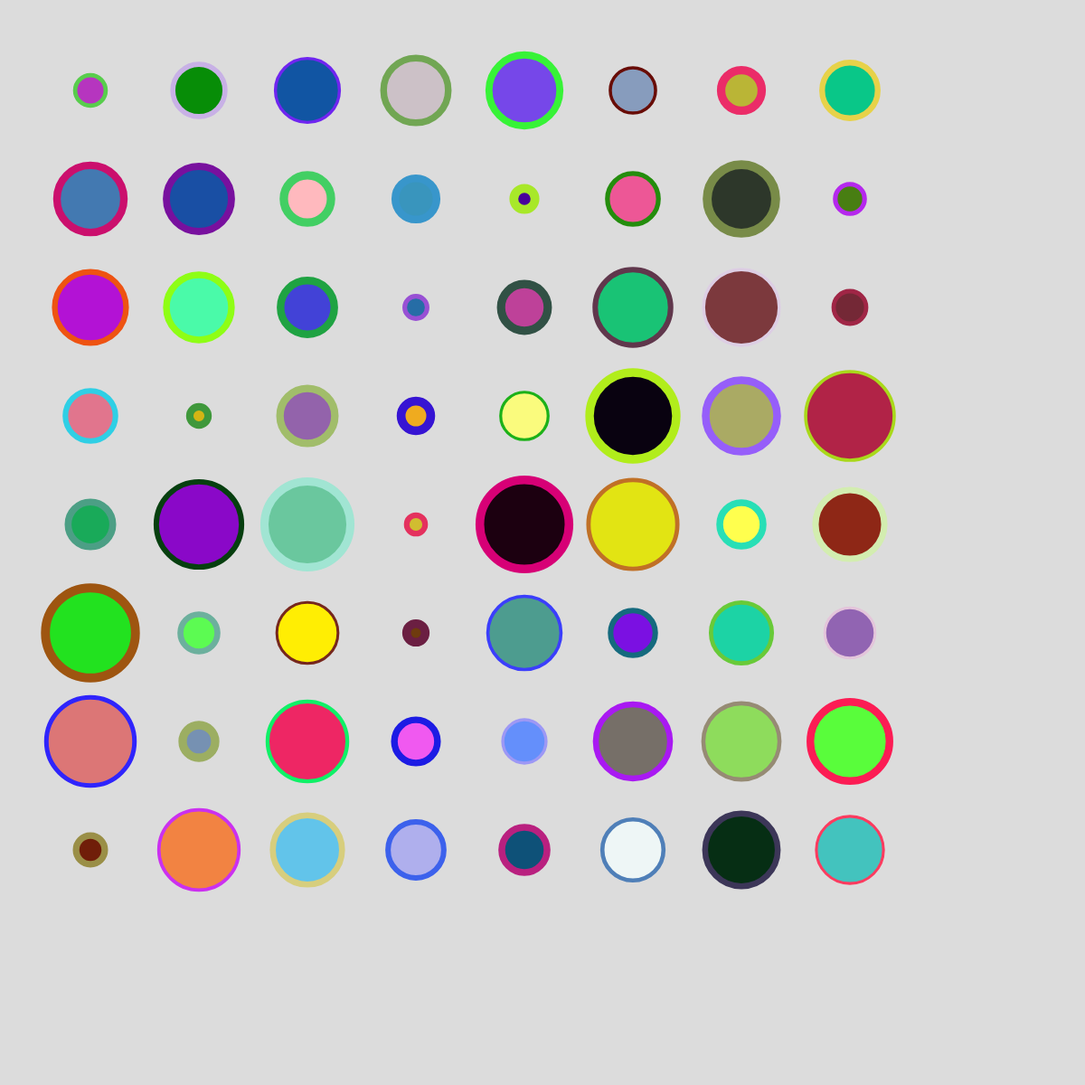
Frame 1 (no input)
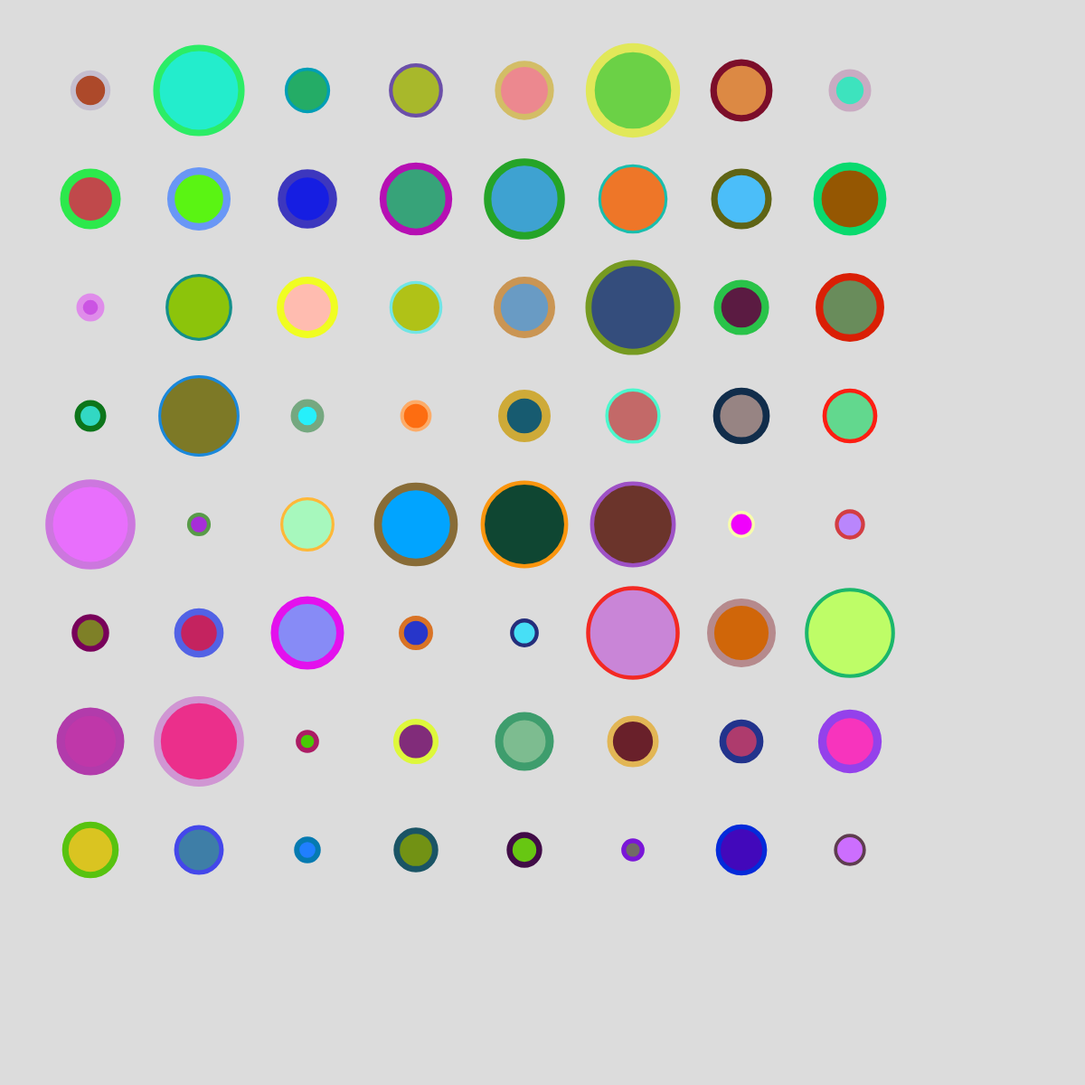
Frame 2 (the mouse pressed at the canvas centre, redrawn once)

The p5.js sketch that drew these frames (run headless with seeded random() and noise() and a simulated clock; the mouse was pressed at the canvas centre and the sketch redrawn once):

// p5.js sketch
// ── sketch.js
function setup() {
  // create a canvas
  createCanvas(1200, 1200);

  // disable animation
  noLoop();
}

//begining of code is taken from canvas

function draw() {
  background(220);

  translate(100,100);
  for (let x = 0; x < 8; x++){
   for (let y = 0; y < 8; y++){
      push();
      translate(x * 120, y * 120);
      fill(random(255), random(255), random(255)); //random fill colors
      stroke(random(255), random(255), random(255)); //random stroke colors
      strokeWeight(random(3,10)); //random stroke weight
      ellipse(0,0,(random(20,100))); //random size of circles
      pop();
    }
  }
}
